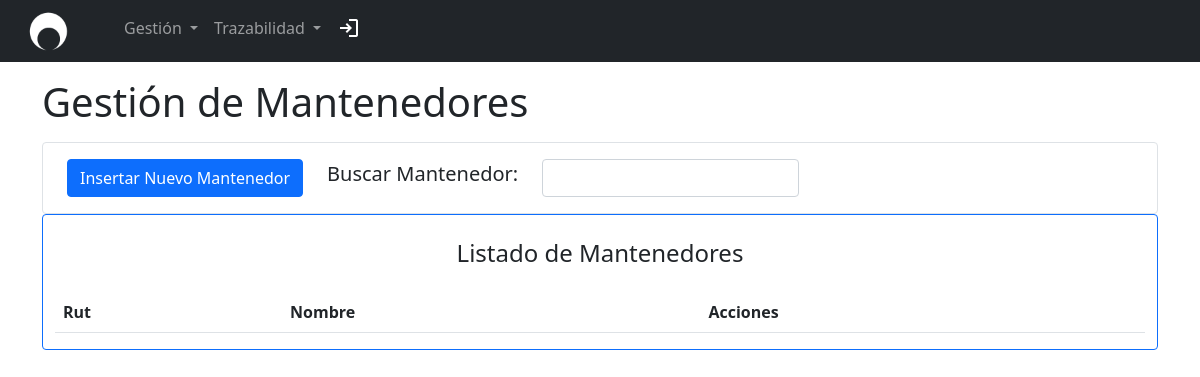
Page /prueba.php?p=gestion_mantenedores/gestion_mantenedores (signed in) on the earlier database version.
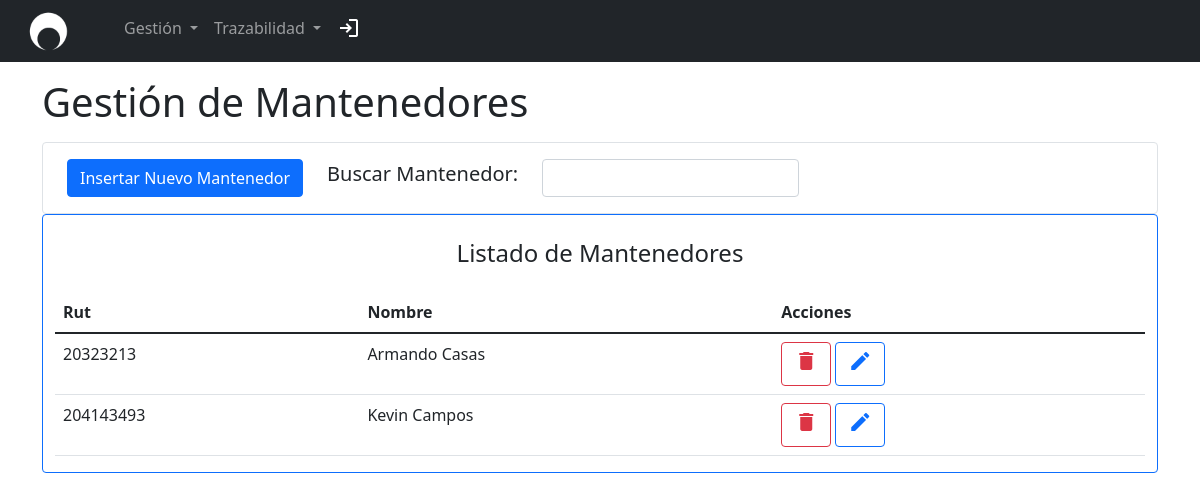
Same page on the later database version.
### tables this page shows
CREATE TABLE `mantenedores` (
  `RUT` varchar(12) NOT NULL,
  `NOMBRE` varchar(30) DEFAULT NULL
);

### view/partials/gestion_mantenedores/gestion_mantenedores.php (the view, shortened to what this page needs)
<?php
require('conexion.php');
?>
<body>
    <div class="container-sm align-items-center">
        <h1 class="my-3">Gestión de Mantenedores</h1>
        <div class="container-sm d-flex align-items-center border border-primary-2 rounded py-3">
            <div class="container aling-self-center">
                <div class="row row-cols-auto d-flex align-items-center">
                    <div class="col">
                        <button type="button" class="btn btn-primary" data-bs-toggle="modal" data-bs-target="#insertarMantenedor">
                            Insertar Nuevo Mantenedor
                        </button>
                    </div>
                    <div class="col">
                        <h5>Buscar Mantenedor:</h5>
                    </div>
                    <div class="col">
                        <input type="text" class="form-control" id="inputFilter" aria-label="Busqueda por Parametros">
                    </div>
                </div>
            </div>
        </div>
        <div class="container-xl d-flex flex-column border border-primary rounded">
            <div class="align-self-center">
                <h4 class="my-4 ">Listado de Mantenedores</h4>
            </div>
            <div class="table-responsive caption-top">
                <table class="table" id="infoGestion">
                    <thead>
                        <tr>
                            <th scope="col">Rut</th>
                            <th scope="col">Nombre</th>
                            <th scope="col">Acciones</th>
                        </tr>
                    </thead>
                    <tbody>
                        <?php
                        $consulta = "SELECT * FROM mantenedores;";
                        $resultado = mysqli_query($conexion, $consulta);
                        while ($row = mysqli_fetch_assoc($resultado)) {
                            $rut = $row["RUT"];
                            $nombre = $row["NOMBRE"];
                            echo "<tr>";
                            echo "<td>" . $rut . "</td>";
                            echo  "<td>" . $nombre . "</td>";
                            echo '<td> <button type="button" class="btn btn-outline-danger" data-bs-toggle="modal" data-bs-target="#confirmacionEliminar" data-bs-whatever="' . $rut . '" ><span class="material-icons">delete</span></button>
                            <button type="button" class="btn btn-outline-primary" data-bs-toggle="modal" data-bs-target="#modificarMantenedor" data-bs-whatever="' . $rut . '"> <span class="material-icons">edit</span> </button>';
                            echo '</tr>';
                        }
                        ?>
                    </tbody>
                </table>
            </div>
        </div>
    </div>
</body>
</html>

Differences in the rows shown:
added mantenedores: RUT "20323213", NOMBRE "Armando Casas"
added mantenedores: RUT "204143493", NOMBRE "Kevin Campos"
